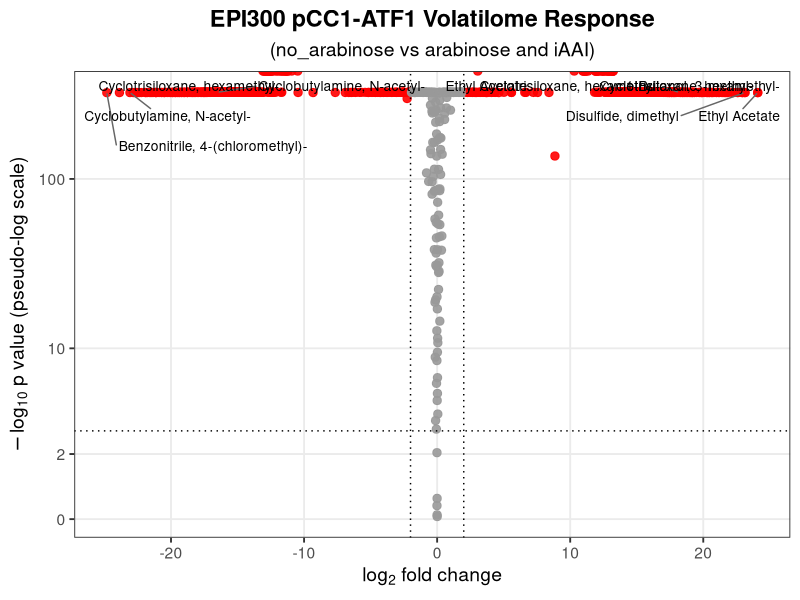
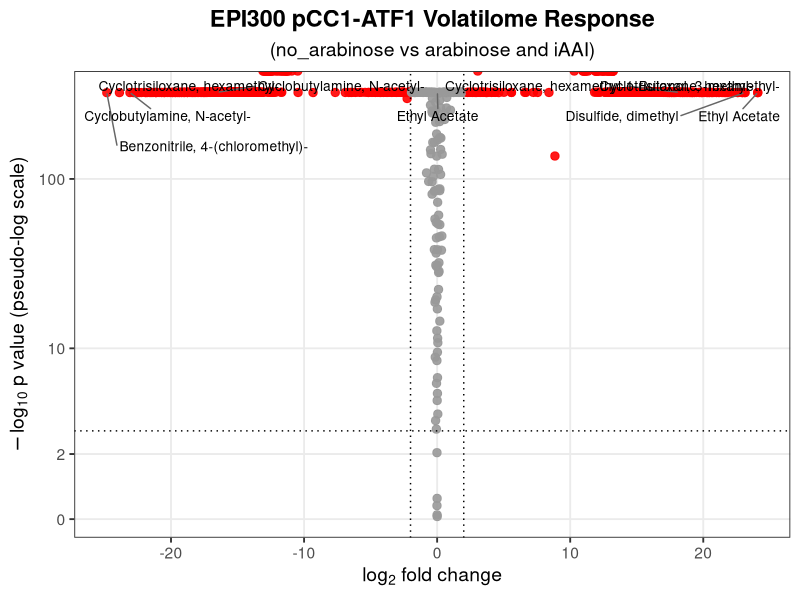

Source code (R) for these figures, in order:
# ============================================================
# Volcano-style plot: EPI300 pCC1-ATF1 Volatilome Response
# (no_arabinose vs arabinose and iAAI)
#
# Built for a CSV like: Name, EPI300_pCC1_ATF1_Ara, EPI300_pCC1_ATF1_Ara_iAAL
# i.e. ONE raw peak-area value per compound per condition -- no
# replicates, so no real statistical p-value can be computed.
#
# IMPORTANT: because there's no replicate data, the p-value on the
# y-axis is NOT from a real biological-replicate statistical test.
# It's computed with a Poisson two-sample test (stats::poisson.test),
# treating each peak area as a Poisson-distributed count -- the same
# logic behind the classic Audic-Claverie test for comparing single
# counts. It's a reasonable proxy for ranking/screening compounds,
# but it should NOT be presented as equivalent to a p-value from
# actual biological replicates. If you obtain replicate data later,
# swap in a real t-test (see the very first version of this script).
# ============================================================

library(ggplot2)
library(ggrepel)
library(scales)   # for pseudo_log_trans()

# ------------------------------------------------------------
# 1. Load data
# ------------------------------------------------------------

df <- read.csv("EPI300_pCC1_ATF1_AraAraiAAlCla.csv", stringsAsFactors = FALSE)

# Your actual column names -- change these if you rename the file
COMPOUND_COL <- "Name"
COND1_COL    <- "EPI300_pCC1_ATF1_Ara"       # e.g. arabinose
COND2_COL    <- "EPI300_pCC1_ATF1_Ara_iAAL"  # e.g. arabinose + iAAL

missing_cols <- setdiff(c(COMPOUND_COL, COND1_COL, COND2_COL), names(df))
if (length(missing_cols) > 0) {
  stop(
    "These columns were not found in your CSV: ",
    paste(missing_cols, collapse = ", "),
    "\nColumns actually present: ", paste(names(df), collapse = ", ")
  )
}

names(df)[names(df) == COMPOUND_COL] <- "Compound"
names(df)[names(df) == COND1_COL]    <- "cond1"
names(df)[names(df) == COND2_COL]    <- "cond2"

# ------------------------------------------------------------
# 2. Clean up: force numeric, drop rows with an unusable value
#    (e.g. a stray text entry like "Find by Chromatogram Deconvolution")
# ------------------------------------------------------------

raw_cond1 <- df$cond1
raw_cond2 <- df$cond2

df$cond1 <- suppressWarnings(as.numeric(df$cond1))
df$cond2 <- suppressWarnings(as.numeric(df$cond2))

bad_cond1 <- is.na(df$cond1) & !is.na(raw_cond1) & raw_cond1 != ""
bad_cond2 <- is.na(df$cond2) & !is.na(raw_cond2) & raw_cond2 != ""

if (any(bad_cond1) || any(bad_cond2)) {
  message("Dropping rows with non-numeric values, e.g.:")
  print(df[bad_cond1 | bad_cond2, c("Compound", "cond1", "cond2")],
        row.names = FALSE)
}

# Compounds only detected in ONE condition (blank in the other) get
# treated as missing rather than zero, since a blank here means "not
# found," not "found at zero abundance." Change this if you'd rather
# treat blanks as true zeros.
n_before <- nrow(df)
df <- df[!(is.na(df$cond1) & is.na(df$cond2)), ]
n_after <- nrow(df)
if (n_after < n_before) {
  message(sprintf("Dropped %d row(s) with no usable value in either condition.",
                   n_before - n_after))
}

# ------------------------------------------------------------
# 3. Compute log2 fold change and a p value
# ------------------------------------------------------------
# NOTE ON THE P VALUE: with only one measurement per compound per
# condition (no replicates), a true biological-replicate p value is
# not possible. As a stand-in, this uses a Poisson two-sample test
# (stats::poisson.test) -- the same idea behind the classic
# Audic-Claverie test used for comparing single-library sequencing
# counts. It treats each peak area as a Poisson-distributed count and
# asks how likely a difference this large is if the true rates were
# equal. This is a reasonable, commonly-used proxy, but it is NOT
# equivalent to a p value from real biological replicates -- treat
# these as a ranking/screening tool, not a rigorous significance
# test, and confirm any hits of interest with replicated experiments.

PSEUDOCOUNT <- 1  # avoids log2(0) and division by zero

c1 <- ifelse(is.na(df$cond1), 0, df$cond1) + PSEUDOCOUNT
c2 <- ifelse(is.na(df$cond2), 0, df$cond2) + PSEUDOCOUNT

df$log2FC <- log2(c2 / c1)

poisson_pvalue <- function(x, y) {
  tryCatch({
    stats::poisson.test(c(round(x), round(y)))$p.value
  }, error = function(e) NA_real_)
}

df$pvalue <- mapply(poisson_pvalue, c1, c2)
df$neglog10p <- -log10(df$pvalue)

# ------------------------------------------------------------
# 4. Thresholds and significance flag
# ------------------------------------------------------------

LOG2FC_THRESHOLD <- 2       # vertical dashed lines at +/- this value
PVAL_THRESHOLD   <- 1e-3    # horizontal dashed line at this p value

df$significant <- abs(df$log2FC) > LOG2FC_THRESHOLD &
                   df$pvalue < PVAL_THRESHOLD

# ------------------------------------------------------------
# 5. Choose which points to label
# ------------------------------------------------------------

n_label <- 7

label_df <- df[df$significant, ]
label_df <- label_df[order(-abs(label_df$log2FC)), ]
label_df <- head(label_df, n_label)

df$label <- ifelse(df$Compound %in% label_df$Compound, df$Compound, NA)

# ------------------------------------------------------------
# 6. Build the plot
# ------------------------------------------------------------

p <- ggplot(df, aes(x = log2FC, y = neglog10p)) +
  geom_point(aes(color = significant), size = 2.5, alpha = 0.9) +
  scale_color_manual(values = c(`TRUE` = "red", `FALSE` = "grey60"),
                      guide = "none") +
  geom_vline(xintercept = c(-LOG2FC_THRESHOLD, LOG2FC_THRESHOLD),
             linetype = "dotted", color = "black") +
  geom_hline(yintercept = -log10(PVAL_THRESHOLD),
             linetype = "dotted", color = "black") +
  geom_text_repel(aes(label = label),
                   size = 3.5,
                   max.overlaps = Inf,
                   box.padding = 0.5,
                   segment.color = "grey40",
                   na.rm = TRUE) +
  scale_y_continuous(trans = pseudo_log_trans(base = 10),
                      breaks = c(0, 2, 10, 1e2, 1e3, 1e4, 1e5),
                      labels = label_number(scale_cut = cut_short_scale())) +
  labs(
    title = "EPI300 pCC1-ATF1 Volatilome Response",
    subtitle = "(no_arabinose vs arabinose and iAAI)",
    x = expression(log[2]~fold~change),
    y = expression(-log[10]~p~value~"(pseudo-log scale)")
  ) +
  theme_bw(base_size = 14) +
  theme(
    plot.title = element_text(hjust = 0.5, face = "bold"),
    plot.subtitle = element_text(hjust = 0.5),
    panel.grid.minor = element_blank()
  )

print(p)

# ------------------------------------------------------------
# 7. Save to file
# ------------------------------------------------------------

ggsave("volcano_plot.png", plot = p, width = 10, height = 8, dpi = 300)
